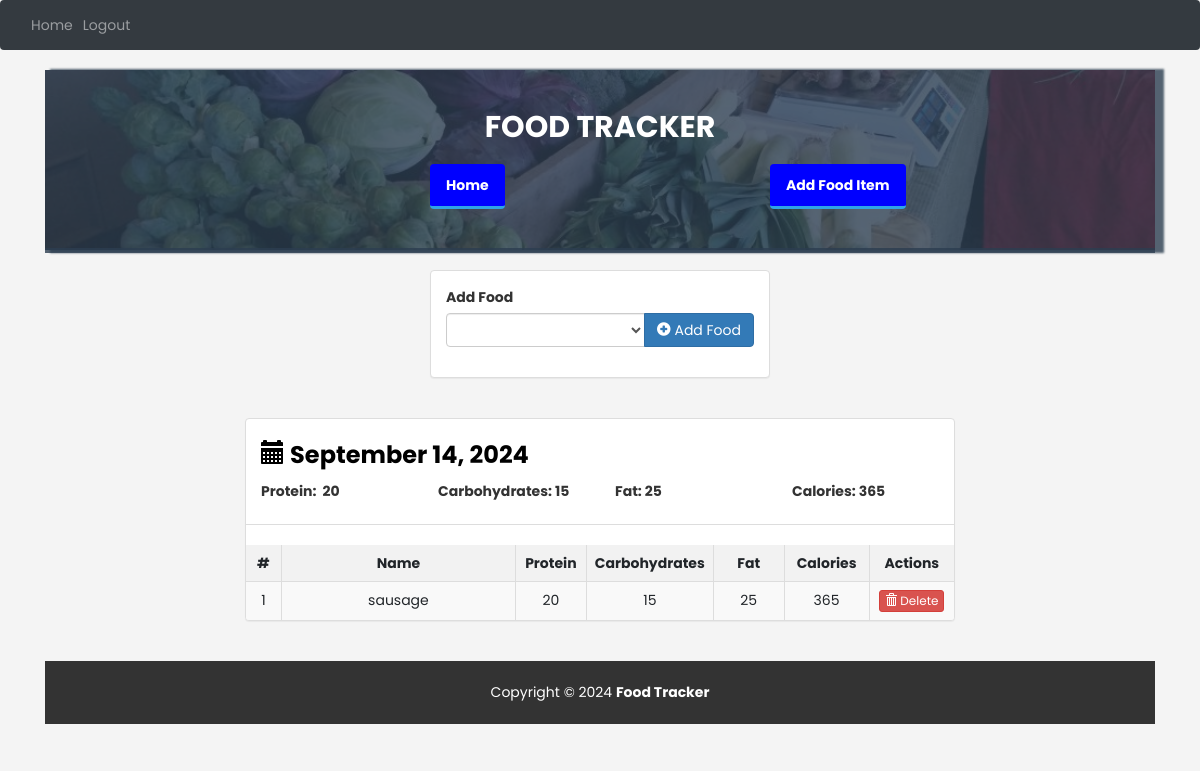
Screenshot of /view/7 (signed in) with the database file from the repository.
### website/models.py (models this page shows)
class Log(db.Model):
    id = db.Column(db.Integer, primary_key=True)
    date = db.Column(db.Date, nullable=False)
    user_id = db.Column(db.Integer, db.ForeignKey('user.id'), nullable=False)
    user = db.relationship('User', backref=db.backref('logs', lazy=True))
    foods = db.relationship('Food', secondary=log_food, lazy='dynamic')

class Food(db.Model):
    id = db.Column(db.Integer, primary_key=True)
    name = db.Column(db.String(50), unique=True, nullable=False)
    proteins = db.Column(db.Integer, nullable=False)
    carbs = db.Column(db.Integer, nullable=False)
    fats = db.Column(db.Integer, nullable=False)
    user_id = db.Column(db.Integer, db.ForeignKey('user.id'), nullable=False)
    user = db.relationship('User', backref='foods', lazy=True)
    @property
    def calories(self):
        return self.proteins * 4 + self.carbs * 4 + self.fats * 9

### website/views.py (the view)
@views.route('/view/<int:log_id>')
@login_required
def view(log_id):
    log = Log.query.filter_by(id=log_id, user_id=current_user.id).first_or_404()
    foods = Food.query.filter_by(user_id=current_user.id).all()
    totals = {
        'proteins' : 0,
        'carbs' : 0,
        'fat' : 0,
        'calories' : 0
    }
    for food in log.foods:
        totals['proteins'] += food.proteins
        totals['carbs'] += food.carbs
        totals['fat']  += food.fats
        totals['calories'] += food.calories
    return render_template("view.html", foods=foods, log=log, totals=totals)

### website/__init__.py (called while the page is built)
def create_app():
    app = Flask(__name__)
    app.config['SECRET_KEY'] = 'sjhbkhdf jknjdnjkb'
    app.config['SQLALCHEMY_DATABASE_URI'] = os.environ.get("DATABASE_URL", f'sqlite:///database.db')
    app.config['SQLALCHEMY_TRACK_MODIFICATIONS'] = False
    db.init_app(app)
    from .views import views
    from .auth import auth
    app.register_blueprint(views, url_prefix='/')
    app.register_blueprint(auth, url_prefix='/')
    from .models import User
    create_database(app)
    login_manager = LoginManager()
    login_manager.login_view = 'auth.login'
    login_manager.init_app(app)
    @login_manager.user_loader
    def load_user(id):
        return User.query.get(int(id))
    return app

### website/templates/view.html (shortened to what this page needs)
{% extends "base.html" %}
{% block content %}
<div class="container-fluid" id="wrapper">
    <div class="row" id="homeJumbo">
        <div class="overlay"></div>
        <div class="col-lg-12">
            <h1>
                <a href="#">FOOD TRACKER</a>
            </h1>
            <div class="row t20">
                <div class="col-lg-4 col-lg-offset-4">
                    <ul class="nav nav-pills nav-justified">
                        <li role="presentation" class="active">
                            <a href="{{ url_for('views.home') }}" title="Home">Home</a>
                        </li>
                        <li role="presentation" class="ml-auto active" >
                            <a href="{{ url_for('views.add') }}" title="Add Food Item" class="no-wrap">Add Food Item</a>
                        </li>
                    </ul>
                </div>
            </div>
        </div>
    </div>
    <div class="row t20">
        <div class="col-lg-4 col-lg-offset-4">
            <div class="panel panel-default">
                <div class="panel-body">
                    <form action="{{ url_for('views.add_food_to_log', log_id=log.id) }}" method="POST" role="form">
                        <div class="form-group">
                            <label>Add Food</label>
                            <div class="input-group">
                                <select class="form-control" name="food-select">
                                </select>
                                <span class="input-group-btn">
                                    <button type="submit" class="btn btn-primary" id="add-btn">
                                        <i class="glyphicon glyphicon-plus-sign"></i> Add Food
                                    </button>
                                </span>
                            </div>
                        </div>
                    </form>
                </div>
            </div>
        </div>
    </div>
    <div class="row t20">
        <div class="col-lg-8 col-lg-offset-2">
            <div class="panel panel-default">
                <div class="panel-body">
                    <h3 class="lean-h text-black">
                        <i class="glyphicon glyphicon-calendar"></i> {{ log.date.strftime('%B %d, %Y') }}
                    </h3>
                    <div class="row">
                        <div class="col-lg-3">
                            <h4 class="lean-h" style="font-size: 14px;">
                                Protein: &nbsp;<strong class="f25" style="font-size: 14px;">{{ totals['proteins'] }}</strong>
                            </h4>
                        </div>
                        <div class="col-lg-3">
                            <h4 class="lean-h" style="font-size: 14px;">
                                Carbohydrates: <strong class="f25" style="font-size: 14px;">{{ totals['carbs'] }}</strong>
                            </h4>
                        </div>
                        <div class="col-lg-3">
                            <h4 class="lean-h" style="font-size: 14px;">
                                Fat: <strong class="f25" style="font-size: 14px;">{{ totals['fat'] }}</strong>
                            </h4>
                        </div>
                        <div class="col-lg-3">
                            <h4 class="lean-h" style="font-size: 14px;">
                                Calories: <strong class="f25" style="font-size: 14px;">{{ totals['calories'] }}</strong>
                            </h4>
                        </div>
                    </div>
                </div>
                <div class="table-responsive">
                    <table class="table table-striped table-hover table-bordered">
                        <thead>
                            <tr>
                                <th style="width: 5%;">#</th>
                                <th>Name</th>
                                <th style="width: 10%;">Protein</th>
                                <th style="width: 16%;">Carbohydrates</th>
                                <th style="width: 10%;">Fat</th>
                                <th style="width: 12%;">Calories</th>
                                <th style="width: 12%;">Actions</th>
                            </tr>
                        </thead>
                        <tbody>
                            {% for food in log.foods %}
                            <tr>
                                <td>{{ loop.index }}</td>
                                <td>{{ food.name }}</td>
                                <td>{{ food.proteins }}</td>
                                <td>{{ food.carbs }}</td>
                                <td>{{ food.fats }}</td>
                                <td>{{ food.calories }}</td>
                                <td>
                                    <a href="{{ url_for('views.remove_food_from_log', log_id=log.id, food_id=food.id)}}" class="btn btn-danger btn-xs">
                                        <i class="glyphicon glyphicon-trash"></i> Delete
                                    </a>
                                </td>
                            </tr>
                            {% endfor %}
                        </tbody>
                    </table>
                </div>
            </div>
        </div>
    </div>
</div>
<footer>
    <div class="row pad">
        <div class="col-lg-12 text-center">
            Copyright &copy; 2024 <strong>Food Tracker</strong>
        </div>
    </div>
</footer>
{% endblock %}

### website/static/css/styles.css (style rules this page uses)
body { background: rgba(0, 0, 0, .4); font-family: 'Ubuntu', sans-serif; margin: 0; }
#homeJumbo { position: relative; min-height: 180px; background: rgba(44, 62, 80, .8); background-image: url('./img/bg.jpg'); background-size: cover; background-repeat: no-repeat; border-bottom: 2px solid rgba(44, 62, 80, .8); box-shadow: 7px 1px 2px 2px rgba(44, 62, 80, .8); }
#homeJumbo > div.overlay { position: absolute; height: 183px; width: 100%; background: rgba(44, 62, 80, .8); }
#homeJumbo h1 { font-size: 30px; color: white; font-family: 'Oswald'; text-align: center; padding-top: 20px; font-weight: bolder; }
#homeJumbo h1 > a { color: white; text-decoration: none; }
.t20 { margin-top: 20px; }
.f25 { font-size: 25px; }
.nav-pills > li.active > a, .nav-pills > li.active > a:hover, .nav-pills > li.active > a:focus { color: white; border-bottom: 3px solid #2fa4e7; font-weight: bolder; background: rgba(0, 0, 0, .4); display: inline-block; padding: 10px 16px; text-align: center; border-radius: 4px; }
.nav-justified > li > a { color: white; font-weight: bolder; }
.nav-pills > li + li { padding-left: 10px; }
.lean-h { margin-top: 5px; margin-bottom: 10px; font-weight: bolder; }
.text-black { color: black !important; }
footer { margin-top: 20px; color: black; margin-bottom: 20px; }
.nav-pills > li > a { background-color: #337ab7; color: white; display: inline-block; padding: 10px 16px; text-align: center; border-radius: 4px; white-space: nowrap; }
.nav-pills > li.active > a, .nav-pills > li.active > a:hover, .nav-pills > li.active > a:focus { background-color: blue; color: white; border-bottom: 3px solid #2fa4e7; display: inline-block; padding: 10px 16px; text-align: center; border-radius: 4px; }
.no-wrap { white-space: nowrap; }
* { margin: 0; padding: 0; box-sizing: border-box; font-family: "Poppins", sans-serif; }
body { font-family: Arial, sans-serif; }
h1 { text-align: center; }
table { width: 100%; border-collapse: collapse; margin: 20px 0; }
table, th, td { border: 1px solid black; }
th, td { padding: 10px; text-align: center; }
th { background-color: #f2f2f2; }

### website/static/css/main.css (style rules this page uses)
* { margin: 0; padding: 0; box-sizing: border-box; }
body { font-family: 'Roboto', sans-serif; background-color: #f4f4f4; color: #333; line-height: 1.6; }
footer { background-color: #333; color: white; padding: 20px; text-align: center; }

### rows the page displays
Log: date "September 14, 2024"
Food: name "sausage", proteins "20", carbs "15", fats "25", calories "365"

### other values shown
{{ totals['proteins'] }} "20"
{{ totals['carbs'] }} "15"
{{ totals['fat'] }} "25"
{{ totals['calories'] }} "365"
